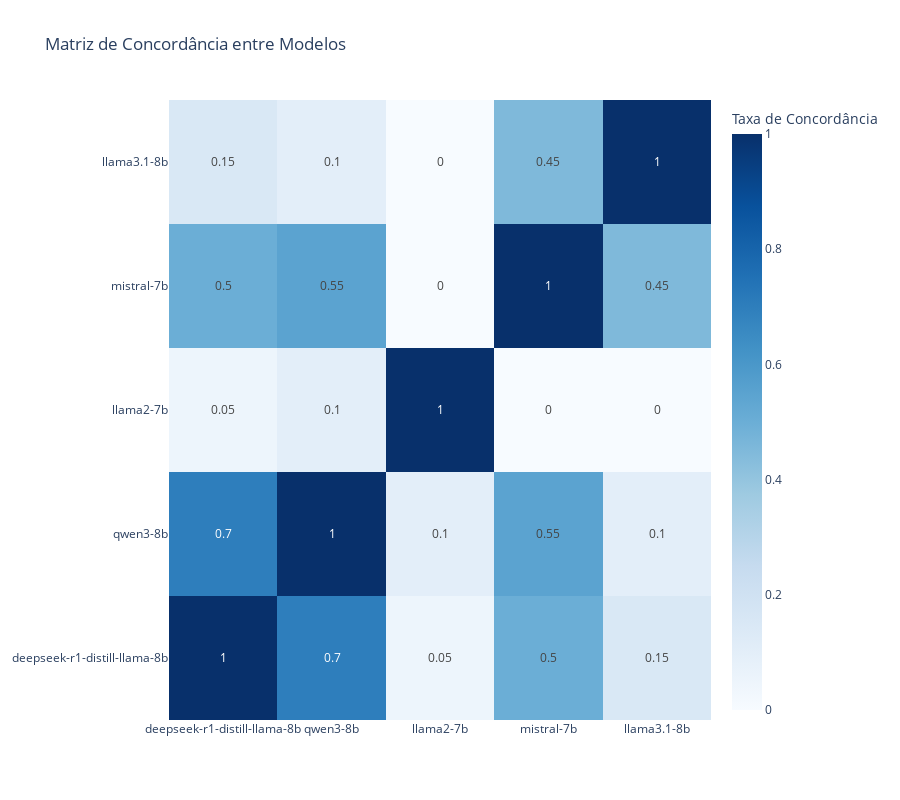

The notebook cell saved with this chart:
### Markdown cell above
### - Pairwise_agreement

### Code cell
logger.info("\n📊 Gerando heatmap de concordância...")
visualizer.plot_agreement_heatmap(
    agreement_df=report['pairwise_agreement'],
    title='Matriz de Concordância entre Modelos',
)

### Figure 1 — Plotly figure (JSON) as saved in the notebook; plotly's stock layout.template omitted (floating-point values rounded to 4 significant figures)
{"data": [{"colorbar": {"title": {"text": "Taxa de Concordância"}}, "colorscale": [[0, "rgb(247,251,255)"], [0.125, "rgb(222,235,247)"], [0.25, "rgb(198,219,239)"], [0.375, "rgb(158,202,225)"], [0.5, "rgb(107,174,214)"], [0.625, "rgb(66,146,198)"], [0.75, "rgb(33,113,181)"], [0.875, "rgb(8,81,156)"], [1, "rgb(8,48,107)"]], "text": [[1, 0.7, 0.05, 0.5, 0.15], [0.7, 1, 0.1, 0.55, 0.1], [0.05, 0.1, 1, 0, 0], [0.5, 0.55, 0, 1, 0.45], [0.15, 0.1, 0, 0.45, 1]], "texttemplate": "%{text}", "type": "heatmap", "x": ["deepseek-r1-distill-llama-8b", "qwen3-8b", "llama2-7b", "mistral-7b", "llama3.1-8b"], "y": ["deepseek-r1-distill-llama-8b", "qwen3-8b", "llama2-7b", "mistral-7b", "llama3.1-8b"], "z": [[1, 0.7, 0.05, 0.5, 0.15], [0.7, 1, 0.1, 0.55, 0.1], [0.05, 0.1, 1, 0, 0], [0.5, 0.55, 0, 1, 0.45], [0.15, 0.1, 0, 0.45, 1]], "zmax": 1, "zmin": 0}], "layout": {"height": 800, "title": {"text": "Matriz de Concordância entre Modelos"}, "width": 900}}
